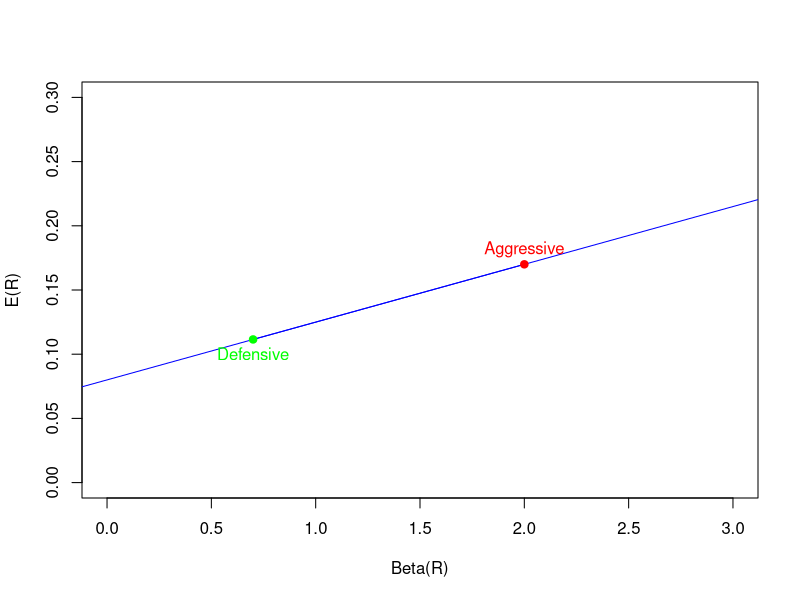

This figure's R source: (Note: this script raises an error after producing the figure.)
library("readxl")
market_premium = 0.06
beta = 1.4
rf = 0.05
p0 = 35
#1a
capm_return = beta * market_premium + rf

#1b
p1 = p0 * (1 + capm_return)

#1c
dividend = 2
p1_d = p0 * (1 + capm_return) - dividend

#2a
# 0.02 - rf = beta_agg * (0.05 - rf)
# 0.32 - rf = beta_agg * (0.20 - rf)

beta_agg = 2

# 0.035 - rf = beta_def * (0.05 - rf)
# 0.14 - rf = beta_def * (0.2 - rf)
beta_def = 0.7

#2b
tbill = 0.08
return_agg = (tbill + beta_agg * (0.05 - tbill)) * 0.5 + 0.5 * (tbill + beta_agg * (0.2 - tbill))
return_def = (tbill + beta_def * (0.05 - tbill)) * 0.5 + 0.5 * (tbill + beta_def * (0.2 - tbill))

#2c


slope = (return_agg - return_def)/(beta_agg - beta_def)
plot(type="l",x=c(beta_agg,beta_def),y=c(return_agg,return_def),xlab = "Beta(R)",ylab = "E(R)",col = "blue",xlim = c(0,3),ylim = c(0,0.3))
abline(tbill,slope, col = "blue")

points(beta_agg,return_agg,pch=19,col="red")
points(beta_def,return_def,pch = 19, col="green")
text(beta_agg,return_agg,pch=19,col="red",labels = "Aggressive",pos = 3)
text(beta_def,return_def,pch=19,col="green",labels = "Defensive",pos = 1)
companies = c("MSFT","INTC","LUV","MCD","JNJ")

data = data.frame(msft=0,intc=0,luv=0,mcd=0,jnj=0)
colnames(data) = companies
msft = read_excel("lecture8p.xlsx",sheet = "MSFT")
intc = read_excel("lecture8p.xlsx",sheet = "INTC")
luv = read_excel("lecture8p.xlsx",sheet = "LUV")
mcd = read_excel("lecture8p.xlsx", sheet = "MCD")
jnj = read_excel("lecture8p.xlsx", sheet = "JNJ")
rf = read_excel("lecture8p.xlsx", sheet = "F-F_Research_Data_Factors_daily", skip = 4)
rf = rf[rf$X__1 >= "19900101",]
rf = rf/100
data = cbind(msft$`Adj Close`,intc$`Adj Close`,luv$`Adj Close`,mcd$`Adj Close`,jnj$`Adj Close`)
colnames(data) = companies

for (i in 1:5){
  return = data[-1,i] / data[-nrow(data),i] - 1
  data[-1,i] = return
}
data = data[-1,]
msft_lm = lm((data[,1] - rf$RF) ~ rf$`Mkt-RF`)
intc_lm = lm((data[,2] - rf$RF) ~ rf$`Mkt-RF`)
luv_lm = lm((data[,3] - rf$RF) ~ rf$`Mkt-RF`)
mcd_lm = lm((data[,4] - rf$RF) ~ rf$`Mkt-RF`)
jnj_lm = lm((data[,5] - rf$RF) ~ rf$`Mkt-RF`)


alpha_beta_msft = summary(msft_lm)$coef[,1:2]
rownames(alpha_beta_msft) = c("alpha","beta")
colnames(alpha_beta_msft) = c("estimates","standard deviation")
idiosyncratic_msft = summary(msft_lm)$sigma

alpha_beta_intc = summary(intc_lm)$coef[,1:2]
rownames(alpha_beta_intc) = c("alpha","beta")
colnames(alpha_beta_intc) = c("estimates","standard deviation")
idiosyncratic_intc = summary(intc_lm)$sigma

alpha_beta_luv = summary(luv_lm)$coef[,1:2]
rownames(alpha_beta_luv) = c("alpha","beta")
colnames(alpha_beta_luv) = c("estimates","standard deviation")
idiosyncratic_luv = summary(luv_lm)$sigma

alpha_beta_mcd = summary(mcd_lm)$coef[,1:2]
rownames(alpha_beta_mcd) = c("alpha","beta")
colnames(alpha_beta_mcd) = c("estimates","standard deviation")
idiosyncratic_mcd = summary(mcd_lm)$sigma

alpha_beta_jnj = summary(jnj_lm)$coef[,1:2]
rownames(alpha_beta_jnj) = c("alpha","beta")
colnames(alpha_beta_jnj) = c("estimates","standard deviation")
idiosyncratic_jnj = summary(jnj_lm)$sigma

highest_return = max(c(alpha_beta_msft["beta","estimates"],alpha_beta_intc["beta","estimates"],alpha_beta_luv["beta","estimates"],alpha_beta_mcd["beta","estimates"],alpha_beta_jnj["beta","estimates"]))

mean_returns = matrix(nrow = 1,ncol = 5)

mean_returns[1,] = c(alpha_beta_msft["beta","estimates"],alpha_beta_intc["beta","estimates"],alpha_beta_luv["beta","estimates"],alpha_beta_mcd["beta","estimates"],alpha_beta_jnj["beta","estimates"])

colnames(mean_returns) = companies

high_mean = names(mean_returns[,which(mean_returns[1,] == max(mean_returns[1,]))])
low_mean = names(mean_returns[,which(mean_returns[1,] == min(mean_returns[1,]))])

returns = matrix(nrow = 1,ncol = 5)
for (i in 1:5){
  returns[1,i] = mean(data[,i])
}
colnames(returns) = companies
names(returns) = companies
high = names(returns[,which(returns[1,] == max(returns[1,]))])
low = names(returns[,which(returns[1,] == min(returns[1,]))])
